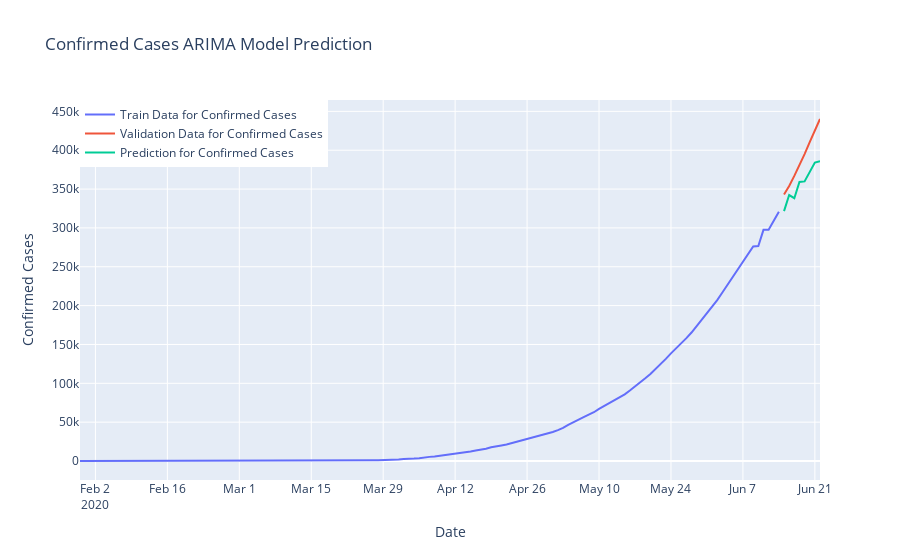

Notebook cell for this chart:
### Code cell
fig=go.Figure()
fig.add_trace(go.Scatter(x=model_train.index, y=model_train["Confirmed"],
                    mode='lines',name="Train Data for Confirmed Cases"))
fig.add_trace(go.Scatter(x=valid.index, y=valid["Confirmed"],
                    mode='lines',name="Validation Data for Confirmed Cases",))
fig.add_trace(go.Scatter(x=valid.index, y=y_pred["ARIMA Model Prediction"],
                    mode='lines',name="Prediction for Confirmed Cases",))
fig.update_layout(title="Confirmed Cases ARIMA Model Prediction",
                 xaxis_title="Date",yaxis_title="Confirmed Cases",legend=dict(x=0,y=1,traceorder="normal"))
fig.show()

### Figure 1 — Plotly figure (JSON) as saved in the notebook; plotly's stock layout.template omitted (floating-point values rounded to 4 significant figures; data arrays with more than 128 entries replaced by an {"elided": "..."} marker saying what was removed)
{"data": [{"mode": "lines", "name": "Train Data for Confirmed Cases", "type": "scatter", "x": {"elided": "137 str values"}, "y": {"elided": "137 int values"}}, {"mode": "lines", "name": "Validation Data for Confirmed Cases", "type": "scatter", "x": ["2020-06-15T00:00:00", "2020-06-16T00:00:00", "2020-06-17T00:00:00", "2020-06-18T00:00:00", "2020-06-19T00:00:00", "2020-06-20T00:00:00", "2020-06-21T00:00:00", "2020-06-22T00:00:00"], "y": [343091, 354065, 366946, 380532, 395048, 410461, 425282, 440215]}, {"mode": "lines", "name": "Prediction for Confirmed Cases", "type": "scatter", "x": ["2020-06-15T00:00:00", "2020-06-16T00:00:00", "2020-06-17T00:00:00", "2020-06-18T00:00:00", "2020-06-19T00:00:00", "2020-06-20T00:00:00", "2020-06-21T00:00:00", "2020-06-22T00:00:00"], "y": [321700.0, 342300.0, 338300.0, 359300.0, 359900.0, 372600.0, 384100.0, 386000.0]}], "layout": {"legend": {"traceorder": "normal", "x": 0, "y": 1}, "title": {"text": "Confirmed Cases ARIMA Model Prediction"}, "xaxis": {"title": {"text": "Date"}}, "yaxis": {"title": {"text": "Confirmed Cases"}}}}
